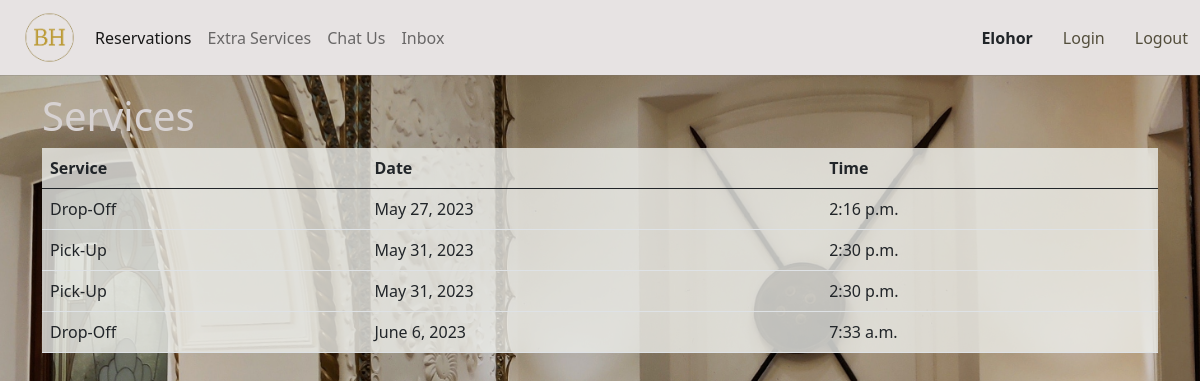
Page /bookedservices (signed in) on the committed database.
### hotel_app/models.py (models this page shows)
class Service(models.Model):
    SERVICE=(
        ('Pick-Up', 'Pick-Up'),
        ('Drop-Off', 'Drop-Off')
    )
    user = models.ForeignKey(User, on_delete=models.CASCADE, null=True)
    service=models.CharField(max_length=120, null=True, choices=SERVICE)
    date=models.DateField(null=True)
    time=models.TimeField(null=True)

### hotel_app/views.py (the view)
# urls.py: path('bookedservices', views.bookedservice, name='booked')
def bookedservice(request):
    context={
        "Services": Service.objects.filter(user = request.user)
    }
    return render(request, 'hotel/bookedservices.html', context)

### hotel_app/templates/hotel/bookedservices.html (shortened to what this page needs)
{% extends 'hotel/base1.html'%}
{% block content%}
<div class="container">
    <div class="row">
        <div class="col-md-12">
            <h1>Services</h1>
        </div>
    </div>
    <div class="row">
        <div class="col-md-12"><table class="table" style="background-color: rgba(237, 238, 234, 0.8)">
                <thead>
                    <tr>
                        <th>Service</th>
                        <th>Date</th>
                        <th>Time</th>
                    </tr>
                </thead>
                <tbody>
                    {%for Service in Services%}
                    <tr>
                        <td>{{Service.service}}</td>
                        <td>{{Service.date}}</td>
                        <td>{{Service.time}}</td>
                    </tr>
                    {%endfor%}
                </tbody>
            </table>
        </div>
    </div>
</div>
{% endblock %}

### hotel_app/templates/hotel/base1.html (shortened to what this page needs)
{% load static %}
<!DOCTYPE html>
<html>
<head>
    <link rel="stylesheet" href="https://cdn.jsdelivr.net/npm/bootstrap@5.0.0-beta3/dist/css/bootstrap.min.css">
    <link rel="stylesheet" href="{% static 'css/style2.css' %}">
</head>
<body background = {% static 'images/img/pexels-vidit-goel-15227142.jpg'%}
>
    <nav class="navbar navbar-expand-lg navbar-light bg-light" >
        <div class="container-fluid">
           <a href="../home"> <div class ="logo">
                <img src="{% static 'images/img/logo.png' %}" >
            </div></a>
            <div class="collapse navbar-collapse" id="navbarNav">
                <ul class="navbar-nav">
                    <li class="nav-item">
                        <a class="nav-link active" aria-current="page" href="../reservation1">Reservations</a>
                    </li>
                    <li class="nav-item">
                        <a class="nav-link" href="../extraservices">Extra Services</a>
                    </li>
                    <li class="nav-item">
                        <a class="nav-link" href="../chat">Chat Us</a>
                    </li>
                    <li class="nav-item">
                        <a class="nav-link" href="../inbox">Inbox</a>
                    </li>
                </ul>
            </div>
            <span><b>{{request.user.first_name}}</b></span>
            <a href="../login" style="text-decoration: none"><span style="color: rgb(83, 78, 60); margin-left:30px">Login</span></a>
            <a href="{% url 'logout' %}" style="text-decoration: none"><span style="color: rgb(83, 78, 60); margin-left:30px">Logout</span></a>
        </div>
    </nav>
<hr>
   {%block content %}{% endblock %}
</body>
</html>

### hotel_app/static/css/style2.css (style rules this page uses)
nav { height: 75px; }
.container-fluid { height:75px; background-color: rgb(231, 227, 227); }
hr { margin-top: auto; height: 4px; color:rgb(115, 112, 112) }
body { background-color: rgb(247, 243, 243); }
.logo img { height: 75px; width: 75px; }

### hotel_app/templates/hotel/bookedservices.html (style rules this page uses)
body { background-size: cover; background-repeat: no-repeat; background-position: center center; background-attachment: fixed; }
h1 { color: rgb(215, 210, 210); }

### rows in the picture
Service: service "Drop-Off", date "May 27, 2023", time "2:16 p.m."
Service: service "Pick-Up", date "May 31, 2023", time "2:30 p.m."
Service: service "Pick-Up", date "May 31, 2023", time "2:30 p.m."
Service: service "Drop-Off", date "June 6, 2023", time "7:33 a.m."

### other values in the picture
{{ request.user.first_name }} "Elohor"
